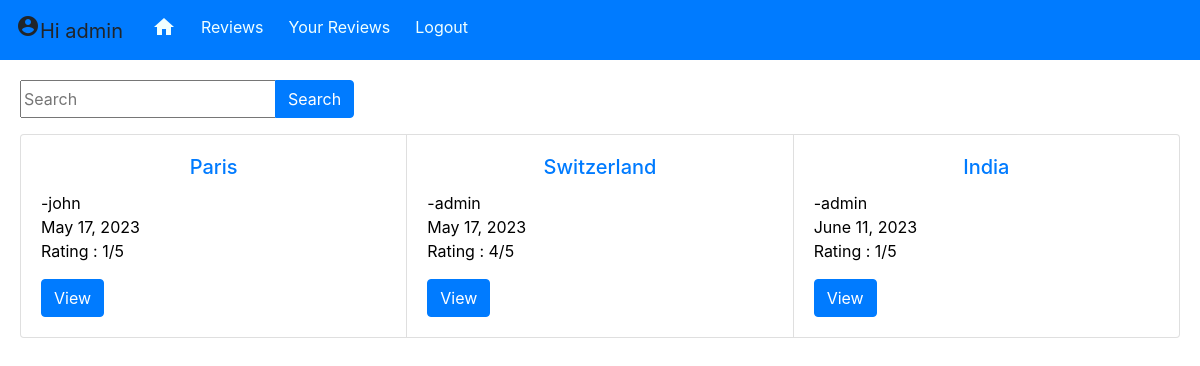
The app's page /reviewlist/ (signed in) with its own data.
### base/models.py (models this page shows)
class Review(models.Model):
    user = models.ForeignKey(User, on_delete=models.CASCADE, null=True,blank=True)
    title  = models.CharField(max_length=200)
    description = models.TextField(null=True,blank=True)
    location = models.CharField(max_length=200)
    linktolocation = models.URLField(null=True,blank=True)
    public = models.BooleanField(default=True)
    date  = models.DateField(auto_now_add=True)
    rating = models.SmallIntegerField(default=1,validators=[MinValueValidator(0),MaxValueValidator(5)])
    def __str__(self):
        return self.title
    class Meta:
        order_with_respect_to = 'user'

### base/views.py (the view)
# urls.py: path('reviewlist/',views.PublicReviewList.as_view(), name= 'reviewlist'),
class PublicReviewList(ListView):
    model = Review
    context_object_name = 'review'
    def get_context_data(self, **kwargs):
        context = super().get_context_data(**kwargs)
        public_reviews = context['review'].filter(public=True)
        context['review'] = public_reviews
        search_input = self.request.GET.get('search-area') or ''
        if search_input:
            context['review'] = context['review'].filter(
                title__contains=search_input)
        context['search_input'] = search_input
        return context

### base/templates/base/review_list.html (shortened to what this page needs)
{% extends 'base/mainbase.html' %}
{% block main %}
<form method="GET" style="display: flex;">
    <div class="input-group mb-3">
        <input type='text' name='search-area' placeholder="Search" value="{{search_input}}">
        <div class="input-group-append">
            <input class="btn btn-primary" type="submit" value='Search'>
        </div>
    </div>
</form>
<div class="review-list-public">
    <div class="card-group">
        {% for reviews in review%}
        <div class="card">
            <div class="card-body">
                <h5 class="card-title"><a href="{% url 'detail' reviews.id %}">{{reviews}}</a></h5>
                <p class="card-text">-{{reviews.user}}<br>{{reviews.date}}<br>Rating : {{reviews.rating}}/5</p>
                <a href="{% url 'detail' reviews.id %}" class="btn btn-primary">View</a>
            </div>
        </div>
        {% endfor%}
    </div>
</div>
{% endblock%}

### base/templates/base/navbar.html (shortened to what this page needs)
<div class="navbar-main">
    <nav class="navbar navbar-expand-lg navbar-ligt bg-primary">
        <div class="navbar-brand" href="#">{% if request.user.is_authenticated %}
            <span class="material-icons">
            </span>Hi {{user}}
            {% endif %}
        </div>
        <div class="collapse navbar-collapse" id="navbarNav">
            <div class="navbar-nav">
                <div class="btn-toolbar" role="toolbar" aria-label="Toolbar with button groups">
                    <div class="btn-group mr-2" role="group" aria-label="First group">
                        <div class="btn btn-primary">
                            <a href="{% url 'home' %}"><span class="material-icons">
                                </span></a>
                        </div>
                        <div class="btn btn-primary">
                            <a href="{% url 'reviewlist' %}">Reviews</a>
                        </div>
                        {% if request.user.is_authenticated %}
                        <div class="btn btn-primary">
                            <a href="{% url 'userreviewlist' %}">Your Reviews</a>
                        </div>
                        <div class="btn btn-primary">
                            <a href="{% url 'logout' %}"> Logout</a>
                        </div>
                        {% endif %}
                    </div>
                </div>
            </div>
        </div>
</div>

### base/templates/base/mainbase.html (style rules this page uses)
a { text-decoration: none; font-style: none; }
.navbar-nav a { color: azure; }
.review-list-public { color: none; }
h1, h2, h3, h4, h5, h6 { text-align: center; }

### records on screen
Review: title "Paris", user "john", date "May 17, 2023", rating "1"
Review: title "Switzerland", user "admin", date "May 17, 2023", rating "4"
Review: title "India", user "admin", date "June 11, 2023", rating "1"

### other values on screen
{{ user }} "admin"
